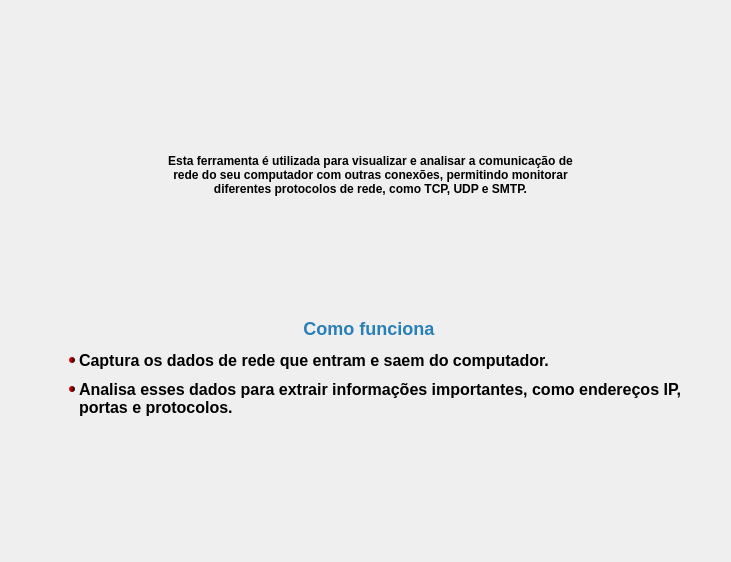
                   <widget class="QWidget" name="pacotes_info">
                    <layout class="QGridLayout" name="gridLayout_30">
                     <item row="0" column="0">
                      <layout class="QVBoxLayout" name="verticalLayout_33">
                       <item>
                        <spacer name="verticalSpacer_13">
                         <property name="orientation">
                          <enum>Qt::Vertical</enum>
                         </property>
                         <property name="sizeHint" stdset="0">
                          <size>
                           <width>20</width>
                           <height>68</height>
                          </size>
                         </property>
                        </spacer>
                       </item>
                       <item>
                        <layout class="QHBoxLayout" name="horizontalLayout_45">
                         <item>
                          <spacer name="horizontalSpacer_63">
                           <property name="orientation">
                            <enum>Qt::Horizontal</enum>
                           </property>
                           <property name="sizeHint" stdset="0">
                            <size>
                             <width>28</width>
                             <height>20</height>
                            </size>
                           </property>
                          </spacer>
                         </item>
                         <item>
                          <layout class="QVBoxLayout" name="verticalLayout_34">
                           <item>
                            <layout class="QHBoxLayout" name="horizontalLayout_46">
                             <item>
                              <spacer name="horizontalSpacer_64">
                               <property name="orientation">
                                <enum>Qt::Horizontal</enum>
                               </property>
                               <property name="sizeHint" stdset="0">
                                <size>
                                 <width>328</width>
                                 <height>20</height>
                                </size>
                               </property>
                              </spacer>
                             </item>
                             <item>
                              <widget class="QLabel" name="label_36">
                               <property name="text">
                                <string/>
                               </property>
                               <property name="pixmap">
                                <pixmap resource="../Dashboard.qrc">:/Image/image_contains/incoming-and-outgoing.png</pixmap>
                               </property>
                               <property name="alignment">
                                <set>Qt::AlignCenter</set>
                               </property>
                              </widget>
                             </item>
                             <item>
                              <spacer name="horizontalSpacer_65">
                               <property name="orientation">
                                <enum>Qt::Horizontal</enum>
                               </property>
                               <property name="sizeHint" stdset="0">
                                <size>
                                 <width>328</width>
                                 <height>20</height>
                                </size>
                               </property>
                              </spacer>
                             </item>
                            </layout>
                           </item>
                           <item>
                            <widget class="QLabel" name="label_37">
                             <property name="minimumSize">
                              <size>
                               <width>0</width>
                               <height>141</height>
                              </size>
                             </property>
                             <property name="styleSheet">
                              <string notr="true">font: 75 15pt &quot;MS Shell Dlg 2&quot;;
font-weight: bold;
color: qlineargradient(spread:pad, x1:0, y1:0.767045, x2:1, y2:0.852, stop:0 rgba(255, 0, 0, 255), stop:1 rgba(0, 0, 0, 255));</string>
                             </property>
                             <property name="text">
                              <string>Esta ferramenta é utilizada para visualizar e analisar a comunicação de &lt;br&gt; rede do seu computador com outras conexões, permitindo monitorar &lt;br&gt;diferentes protocolos de rede, como TCP, UDP e SMTP.</string>
                             </property>
                             <property name="alignment">
                              <set>Qt::AlignCenter</set>
                             </property>
                            </widget>
                           </item>
                           <item>
                            <widget class="QLabel" name="label_38">
                             <property name="minimumSize">
                              <size>
                               <width>0</width>
                               <height>231</height>
                              </size>
                             </property>
                             <property name="layoutDirection">
                              <enum>Qt::RightToLeft</enum>
                             </property>
                             <property name="styleSheet">
                              <string notr="true">font: 75 15pt &quot;MS Shell Dlg 2&quot;;
font-weight: bold;
color: qlineargradient(spread:pad, x1:0, y1:0.767045, x2:1, y2:0.852, stop:0 rgba(255, 0, 0, 255), stop:1 rgba(0, 0, 0, 255));</string>
                             </property>
                             <property name="text">
                              <string>&lt;h2 style=&quot;font-size: 14pt; color: #2980b9; text-align:center;&quot;&gt;Como funciona&lt;/h2&gt;
    &lt;ul style=&quot;list-style-type: disc; margin-left: 0px; padding-left: 0; font-size: 12pt;&quot;&gt;
        &lt;li style=&quot;margin-bottom: 10px;&quot;&gt;Captura os dados de rede que entram e saem do computador.&lt;/li&gt;
        &lt;li style=&quot;margin-bottom: 10px;&quot;&gt;Analisa esses dados para extrair informações  importantes, como endereços IP,&lt;br&gt; portas e protocolos.&lt;/li&gt;
    &lt;/ul&gt;</string>
                             </property>
                             <property name="alignment">
                              <set>Qt::AlignLeading|Qt::AlignLeft|Qt::AlignVCenter</set>
                             </property>
                            </widget>
                           </item>
                          </layout>
                         </item>
                         <item>
                          <spacer name="horizontalSpacer_66">
                           <property name="orientation">
                            <enum>Qt::Horizontal</enum>
                           </property>
                           <property name="sizeHint" stdset="0">
                            <size>
                             <width>18</width>
                             <height>20</height>
                            </size>
                           </property>
                          </spacer>
                         </item>
                        </layout>
                       </item>
                       <item>
                        <spacer name="verticalSpacer_14">
                         <property name="orientation">
                          <enum>Qt::Vertical</enum>
                         </property>
                         <property name="sizeHint" stdset="0">
                          <size>
                           <width>20</width>
                           <height>68</height>
                          </size>
                         </property>
                        </spacer>
                       </item>
                      </layout>
                     </item>
                    </layout>
                   </widget>
